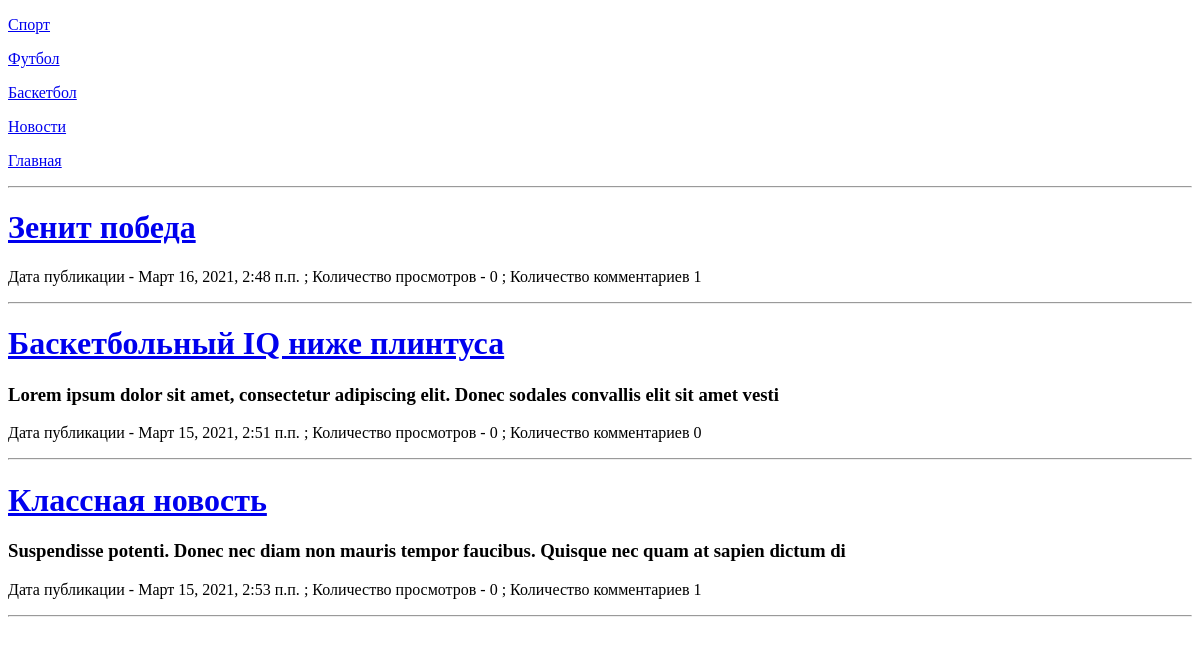
The app's page /, older data.
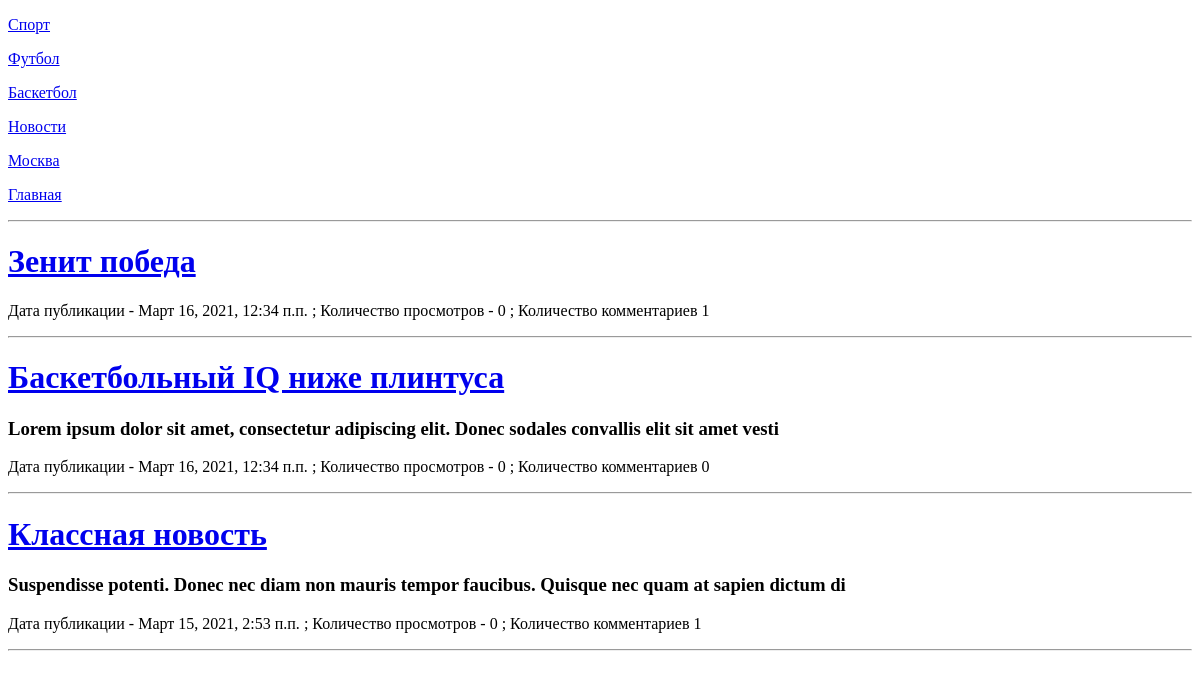
The same page, newer data.
### blog/models.py (models this page shows, shortened)
class Category(MPTTModel):
    name = models.CharField('Имя', max_length=100)
    slug = models.SlugField('url', max_length=100)
    description = models.TextField('Описание', max_length=1000, default='', blank=True)
    parent = TreeForeignKey(
        'self',
        verbose_name='Родительская категория',
        on_delete=models.CASCADE,
        null=True,
        blank=True,
        related_name='children'
    )
    template = models.CharField('Шаблон', max_length=500, default='blog/post_list.html')
    published = models.BooleanField('Отображать?', default=True)
    paginated = models.PositiveIntegerField('Количество новостей на странице', default=5)
    sort = models.PositiveIntegerField('Порядок', default=0)
    class Meta:
        verbose_name = 'Категория'
        verbose_name_plural = 'Категории'
    def get_absolute_url(self):
        return reverse('category', kwargs={'category_slug': self.slug})

class Post(models.Model):
    author = models.ForeignKey(User, verbose_name='Автор', on_delete=models.SET_NULL, null=True, blank=True)
    title = models.CharField('Заголовок', max_length=100)
    subtitle = models.CharField('Подзаголовок', max_length=500, blank=True, null=True)
    mini_text = models.TextField('Краткое содержание', max_length=100, blank=True, null=True)
    text = models.TextField('Текст', max_length=5000)
    created_date = models.DateTimeField(auto_now_add=True, auto_now=False)
    edited_date = models.DateTimeField('Дата редактирования', default=timezone.now, blank=True, null=True)
    published_date = models.DateTimeField('Дата публикации', default=timezone.now, blank=True, null=True)
    published = models.BooleanField('Опубликовать', default=True)
    slug = models.SlugField('url', max_length=100)
    category = models.ForeignKey(Category, verbose_name='Категория', on_delete=models.CASCADE, null=True)
    tags = models.ManyToManyField(Tag, verbose_name='Тег', blank=True)
    img = models.ImageField('Главная фотография', upload_to='post/', null=True, blank=True)
    template = models.CharField('Шаблон', max_length=500, default='blog/post_detail.html')
    viewed = models.PositiveIntegerField('Просмотрено', default=0)
    status = models.BooleanField('Для зарегистрированных', default=False)
    sort = models.PositiveIntegerField('Порядок', default=0)
    def get_absolute_url(self):
        return reverse('detail_post', kwargs={'category': self.category.slug, 'slug': self.slug})
    def get_comment_count(self):
        return self.comments.count()
    def get_category_template(self):
        return self.category.template
    class Meta:
        verbose_name = 'Пост'
        verbose_name_plural = 'Посты'

### blog/views.py (the view)
# urls.py: path('', views.PostListView.as_view()),
class PostListView(View):
    def get_queryset(self):
        return Post.objects.filter(published=True, published_date__lte=timezone.now())  # У мишани datetime.now()
    def get(self, request, category_slug=None, slug=None):
        category_list = Category.objects.filter(published=True)
        if category_slug is not None:
            posts = self.get_queryset().filter(category__slug=category_slug, category__published=True)
        elif slug is not None:
            posts = self.get_queryset().filter(tags__slug=slug, tags__published=True)
        else:
            posts = self.get_queryset()
        if posts.exists():
            template = posts.first().get_category_template()
        else:
            template = 'blog/post_list.html'
        return render(request, template, {
            'categories': category_list,
            'posts': posts
        })

### templates/blog/post_list.html (shortened to what this page needs)
<!DOCTYPE html>
<html lang="en">
<head>
</head>
<body>
    {% for category in categories %}
    <p><a href="{{ category.get_absolute_url }}"> {{ category.name }}</a></p>
    {% endfor %}
    <p><a href="/">Главная</a></p>
    <hr>
    {% if posts %}
        {% for post in posts %}
            <h1><a href="{{ post.get_absolute_url }}"> {{ post.title }}</a></h1>
            <h3>{{ post.mini_text }}</h3>
            <p>Дата публикации - {{ post.published_date }} ;
            Количество просмотров - {{ post.viewed }} ;
            Количество комментариев {{ post.get_comment_count }}
    </p>
    <hr>
    {% endfor %}
    {% else %}
        <h1>Статей нет</h1>
    {% endif %}
</body>
</html>

Row changes from the older to the newer data that the page shows:
added Category: name "Москва"
changed Post "Зенит победа": published_date "Март 16, 2021, 2:48 п.п." → "Март 16, 2021, 12:34 п.п."
changed Post "Баскетбольный IQ ниже плинтуса": published_date "Март 15, 2021, 2:51 п.п." → "Март 16, 2021, 12:34 п.п."
